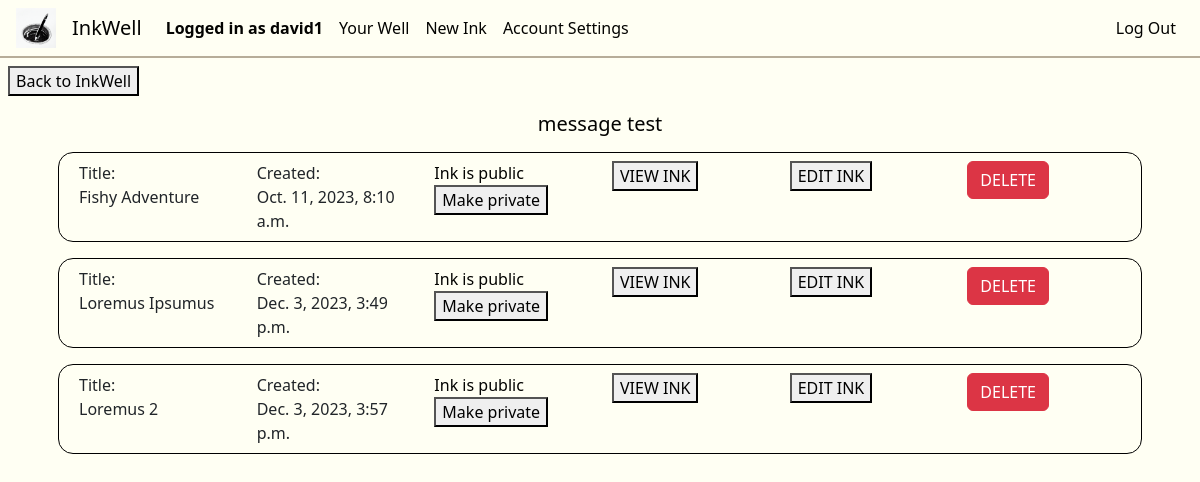
The page /ink_settings (signed in) on the database as committed earlier.
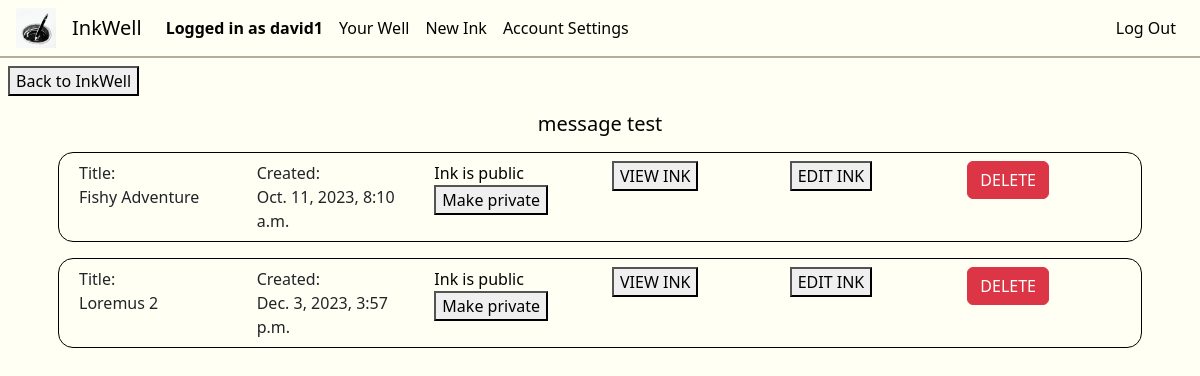
The same page on the database as committed later.
### inkwell/models.py (models this page shows, shortened)
class User(AbstractUser):
    about = models.CharField(max_length=250, default="")
    profilePicture = models.ImageField(upload_to='', blank=True, null=True)

class Ink(models.Model):
    wellOrigin = models.ForeignKey(Well, on_delete=models.CASCADE, related_name="well_pk", default="")
    inkOwner = models.ForeignKey(User, on_delete=models.CASCADE, related_name="ink_owner", default="")
    coAuthors = models.ManyToManyField(User, related_name="CoAuthors", blank=True)
    privateStatus = models.BooleanField(default=False)
    updateStatus = models.BooleanField(default=False) # If the Ink is edited at least once, this changes to true
    ink_following = models.ManyToManyField(User, related_name="ink_following", blank=True)
    tags = models.ManyToManyField(Tag, related_name="tags", blank=True)
    description = models.CharField(max_length=500, default="")
    title = models.CharField(max_length=64, default="")
    views = models.PositiveBigIntegerField(default=0)
    creation_date = models.DateTimeField(default=timezone.now, editable=False)

### inkwell/views.py (the view)
# urls.py: path('ink_settings', views.ink_settings, name='ink_settings'),
@login_required
def ink_settings(request):
    retrieve_inks = Ink.objects.filter(inkOwner=request.user)
    return render(request, "inkwell/ink_settings.html", {
        "inks": retrieve_inks,
        "title": "Ink Settings",
        "message": "message test"
    })

### inkwell/templates/inkwell/ink_settings.html (shortened to what this page needs)
{% extends "inkwell/layout.html" %}
{% block body %}
<a href="{% url 'well' username=request.user.username %}"><button class="backToInkWell">Back to InkWell</button></a>
<div class="container">
    {% if message %}
        <h5 class="disFdirColAliCen m-2">{{ message }}</h5>
    {% endif %}
    {% for ink in inks %}
        <div class="row inkSettingRow">
            <div class="col">
                Title:
                <br>
                {{ ink.title }}
            </div>
            <div class="col">
                Created:
                <br>
                {{ ink.creation_date }}
            </div>
            <div class="col">
                <form class="form" method="post">
                    {% if ink.privateStatus %}
                        <span>Ink is private</span>
                        <div id="dataInkID" data-inkid="{{ ink.id }}"></div>
                        <button class="" id="makeInkPublic" type="submit" onclick="privatizeInk('makePublic')">Make public</button>
                    {% else %}
                        <span>Ink is public</span>
                        <button class="" id="makeInkPrivate" type="submit" onclick="privatizeInk('makePrivate')">Make private</button>
                    {% endif %}
                </form>
            </div>
            <div class="col">
                <a href="{% url 'ink_view' inkID=ink.id %}"><button>VIEW INK</button></a>
            </div>
            <div class="col">
                <a href="{% url 'edit_ink' inkID=ink.id %}"><button>EDIT INK</button></a>
            </div>
            <div class="col">
                <a href="{% url 'delete_ink' inkID=ink.id %}"><button class="btn btn-danger">DELETE</button></a>
            </div>
        </div>
    {% endfor %}
</div>
{% endblock %}

### inkwell/templates/inkwell/layout.html (shortened to what this page needs)
{% load static %}
<!DOCTYPE html>
<html lang="en">
    <head>
        <link href="https://cdn.jsdelivr.net/npm/bootstrap@5.3.2/dist/css/bootstrap.min.css" rel="stylesheet">
        <link href="{% static 'inkwell/styles.css' %}" rel="stylesheet">
        <link rel="stylesheet" href="//code.jquery.com/ui/1.12.1/themes/base/jquery-ui.css">
    </head>
    <body>
        <nav class="navbar navbar-expand-lg">
            <img class="nav-logo" src="{% static 'inkwell/inkwell1.ico' %}" width="40px" height="40px">
            <a class="navbar-brand" href="{% url 'index' %}">InkWell</a>
            <div class="collapse navbar-collapse" id="navbarNav">
                <ul class="navbar-nav d-flex justify-content-start nav-left col">
                    {% if user.is_authenticated %}
                        <li class="nav-item">
                            <span class="nav-link text-center loggedInAs">Logged in as {{request.user.username}}</span>
                        </li>
                        <li class="nav-item">
                            <a class="nav-link text-center" href="{% url 'well' username=user.username %}">Your Well</a>
                        </li>
                        <li class="nav-item">
                            <a class="nav-link text-center" href="{% url 'newInk' %}">New Ink</a>
                        </li>
                        <li class="nav-item">
                            <a class="nav-link text-center" href="{% url 'settings' %}">Account Settings</a>
                        </li>
                    {% endif %}
                </ul>
                <ul class="navbar-nav d-flex justify-content-end nav-right col-2">
                    {% if user.is_authenticated %}
                        <li class="nav-item">
                            <a class="nav-link" href="{% url 'logout' %}">Log Out</a>
                        </li>
                    {% endif %}
                </ul>
            </div>
          </nav>
        <div class="body">
            {% block body %}
            {% endblock %}
        </div>
    </body>
</html>

### inkwell/static/inkwell/styles.css (style rules this page uses)
:root { --black: #020202ff; --dark-green: #0d2818ff; --pakistan-green: #04471cff; --sea-green: #058c42ff; --malachite: #16db65ff; --coquelicot: #f15025ff; --white: #ffffffff; --platinum: #e6e8e6ff; --timberwolf: #ced0ceff; --eerie-black: #191919ff; --gunmetal: #223843ff; --antiflash-white: #eff1f3ff; --timberwolf: #dbd3d8ff; --desert-sand: #d8b4a0ff; --burnt-sienna: #d77a61ff; --baby-powder: #fdfffcff; --lapis-lazuli: #235789ff; --fire-engine-red: #c1292eff; --school-bus-yellow: #f1d302ff; --raisin-black: #161925ff; --khaki: #b7ad99ff; --folly: #ff4365ff; --black: #030301ff; --turquoise: #00d9c0ff; --ivory: #fffff3ff; --primary-color: var(--antiflash-white); --secondary-color: var(--ivory); --background-color: var(--ivory); --text-color: var(--black); --border-color: var(--khaki); }
.navbar-brand, .nav-logo { margin-left: 1rem; }
.loggedInAs { font-weight: bold; }
.navbar { border-bottom: 2px var(--border-color) solid; width: auto; }
.nav-right { margin-right: 1rem; }
.nav-link, .navbar-brand { color: var(--text-color); }
p, a, h1, h2, h3, h4, h5, span { color: var(--text-color); }
body { background-color: var(--background-color); margin: 0; z-index: 0; }
.disFdirColAliCen { display: flex; flex-direction: column; align-items: center; }
.backToInkView, .backToInkWell { margin: 0.5rem; }
.row { padding: 1rem; margin: 0; }
.inkSettingRow { margin: 1rem; border: 1px black solid; border-radius: 15px; padding: 0.5rem; }

Rows that differ between the two databases and show on the page:
removed Ink: title "Loremus Ipsumus", creation_date "Dec. 3, 2023, 3:49 p.m."
